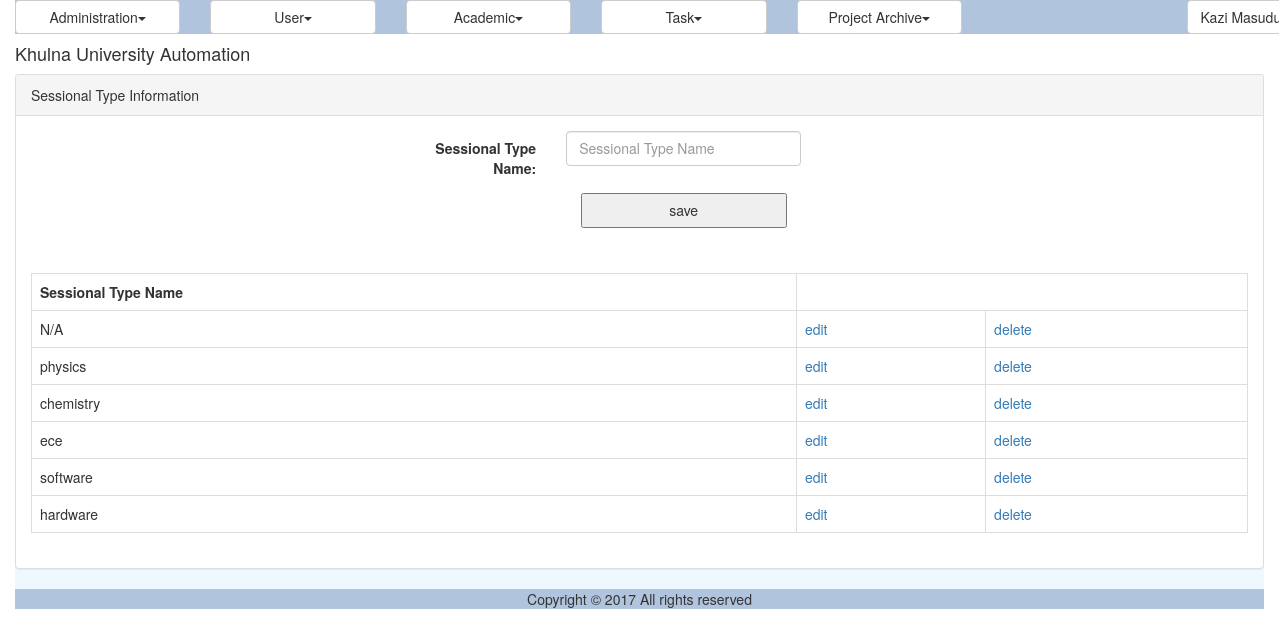
/course_sessional_type.php (signed in), run on the app's committed database.
### tables this page shows
CREATE TABLE IF NOT EXISTS `reg_course_sessional_type` (
  `ID` varchar(40) NOT NULL,
  `Name` varchar(50) NOT NULL,
  PRIMARY KEY (`ID`)
);

### util/class.util.inc (called while the page is built, shortened)
<?php
class ConfigUtil implements I_DBConfig, I_LogConfig, I_LanguageConfig{
	public static $s_instance;
	private $_host;
	private $_username;
	private $_password;
	private $_database;
	public static function getInstance() {
		if(!self::$s_instance) {
			self::$s_instance = new self();
		}
		return self::$s_instance;
	}
	private function readConfig(){
		$this->_ini_array = parse_ini_file(CONFIG.'system.ini');
		$this->_host =	$this->_ini_array['db_host'];
		$this->_username = $this->_ini_array['db_username'];
		$this->_password = $this->_ini_array['db_password'];
		$this->_database = $this->_ini_array['db_database'];
	}
	public function getDBHost(){
		return $this->_host;
	}
	public function getDBUserName(){
		return $this->_username;
	}
	public function getDBPassword(){
		return $this->_password;
	}
	public function getDBName(){
		return $this->_database;
	}
}
class DBUtil implements I_DBUtil {
	private static $s_instance;
	private $_host;
	private $_username;
	private $_password;
	private $_database;
	protected $_connection;
	protected $_result;
	public static function getInstance() {
		if(!self::$s_instance) {
			self::$s_instance = new self();
		}
		return self::$s_instance;
	}
	private function readDBConfig(){
		$_config = ConfigUtil::getInstance();
		$this->_host = $_config->getDBHost();
		$this->_username = $_config->getDBUserName();
		$this->_password = $_config->getDBPassword();
		$this->_database = $_config->getDBName();
	}
	private function setConnection(){
		$this->_connection = new mysqli($this->_host, $this->_username,
			$this->_password, $this->_database);
	}
	public function doQuery($sql) {
		$this->_result = $this->_connection->query($sql) or die(mysqli_error($this->_connection));
		return $this->_result;
	}
	public function getNumRows() {
		$this->_numRows = mysqli_num_rows($this->_result);
		return $this->_numRows;
	}
	public function getAllRows() {
		$rows = array();
		for($x = 0; $x < $this->getNumRows(); $x++) {
			$rows[] = mysqli_fetch_assoc($this->_result);
		}
		return $rows;
	}
}
class LogUtil{
	private static $s_instance;
	public static function getInstance(){
		if(!self::$s_instance) {
			self::$s_instance = new self();
		}
		return self::$s_instance;
	}
}
class LangUtil{
	private static $s_instance;
	public static function getInstance() {
		if(!self::$s_instance) {
			self::$s_instance = new self();
		}
		return self::$s_instance;
	}
}
?>

### modules/registration/ui/blade/view.course_sessional_type.blade.inc (called while the page is built, shortened)
<?php
include_once UTILITY.'class.util.inc';
include_once MODULES_REGISTRATION.'bao/class.course_sessional_typebao.inc';
$_SessionalTypeBAO = new SessionalTypeBAO();
?>

### modules/registration/bao/class.course_sessional_typebao.inc (called while the page is built, shortened)
<?php
include_once UTILITY.'class.util.inc';
include_once MODULES_REGISTRATION.'dao/class.course_sessional_typedao.inc';
Class SessionalTypeBAO{
	private $_SessionalTypeDAO;
	public function __construct(){
		$this->_SessionalTypeDAO = new SessionalTypeDAO();
	}
	public function getAllSessionalTypes(){
		$Result = $this->_SessionalTypeDAO->getAllSessionalTypes();
		return $Result;
	}
}
?>

### modules/registration/dao/class.course_sessional_typedao.inc (called while the page is built, shortened)
<?php
include_once COMMON.'class.common.inc';
include_once COMMON.'class.common.course.inc';
include_once UTILITY.'class.util.inc';
Class SessionalTypeDAO{
	private $_DB;
	public function __construct(){
		$this->_DB = DBUtil::getInstance();
	}
	public function getAllSessionalTypes(){
		$SessionalTypeList = array();
		$this->_DB->doQuery("SELECT * FROM reg_course_sessional_type");
		$rows = $this->_DB->getAllRows();
		for($i = 0; $i < sizeof($rows); $i++) {
			$row = $rows[$i];
			$this->_SessionalType = new SessionalType();
		    $this->_SessionalType->setID ( $row['ID']);
		    $this->_SessionalType->setName( $row['Name'] );
		    $SessionalTypeList[]=$this->_SessionalType;
		}
		$Result = new Result();
		$Result->setIsSuccess(1);
		$Result->setResultObject($SessionalTypeList);
		return $Result;
	}
}
?>

### common/class.common.inc (called while the page is built, shortened)
<?php
class Result{
    private $_IsSuccess=0;
    private $_ResultObject;
    public function setIsSuccess($IsSuccess){
        $this->_IsSuccess = $IsSuccess;
    }
    public function getIsSuccess(){
        return $this->_IsSuccess;
    }
    public function setResultObject($ResultObject){
        $this->_ResultObject = $ResultObject;
    }
    public function getResultObject(){
        return $this->_ResultObject;
    }
}
?>

### common/class.common.course.inc (called while the page is built, shortened)
<?php
class SessionalType
{
    private $_ID;
    private $_Name;
    public function setID ( $ID ) {
        $this->_ID = $ID;
    }
    public function getID () {
        return $this->_ID;
    }
    public function setName ( $Name ) {
        $this->_Name = $Name;
    }
    public function getName () {
        return $this->_Name;
    }
}
?>

### modules/registration/ui/view.course_sessional_type.inc (the view)
<?php
include_once 'blade/view.course_sessional_type.blade.inc';
include_once COMMON.'class.common.inc';
include_once COMMON.'class.common.course.inc';
?>
<div class="panel panel-default">
    <div class="panel-heading">Sessional Type Information</div>
    <div class="panel-body">
	<div id="form">
		<form method="post" class="form-horizontal">
			<div class="form-group">
          	<label class="control-label col-sm-4" for="txtName">Sessional Type Name:</label>
          	<div class="col-sm-6">
			<input type="text" name="txtName" class="form-control"  placeholder="Sessional Type Name" value="<?php
				if(isset($_GET['edit'])) echo $getROW->getName();  ?>"required />
			</div>
			</div>
	        <div class="form-group">
              <div class="col-sm-offset-2 col-sm-10">
						<?php
						if(isset($_GET['edit']))
						{
							?>
							<button type="submit" name="update">update</button>
							<?php
						}
						else
						{
							?>
							<button type="submit" name="save">save</button>
							<?php
						}
						?>
				</div>
			</div>
		</form>
	</div>
	</div>
	<div class="panel-body">
	<table class="table table-bordered">
	<?php
	$Result = $_SessionalTypeBAO->getAllSessionalTypes();
	if($Result->getIsSuccess()){
		$SessionalTypeList = $Result->getResultObject();
	?>
		<tr>
			<th>Sessional Type Name</th>
		</tr>
		<?php
		for($i = 0; $i < sizeof($SessionalTypeList); $i++) {
			$SessionalType = $SessionalTypeList[$i];
			?>
		    <tr>
			    <td><?php echo $SessionalType->getName(); ?></td>
			    <td><a href="?edit=<?php echo $SessionalType->getID(); ?>" onclick="return confirm('sure to edit !'); " >edit</a></td>
			    <td><a href="?del=<?php echo $SessionalType->getID(); ?>" onclick="return confirm('sure to delete !'); " >delete</a></td>
		    </tr>
	    <?php
		}
	}
	else{
		echo $Result->getResultObject();
	}
	?>
	</table>
	</div>
</div>

### resources/css/style.css (style rules this page uses)
#form { width:500px; margin:0px auto; text-align:center; }
#form form input { width:100%; height:35px; }
form button { width:50%; height:35px; }
table,td { border:solid #e9e9e9 1px; }

### resources/css/result.css (style rules this page uses)
.courses td, th { border: 1px solid black; }
.years td, th { border: 1px solid black; }
table, td, th { border-collapse: collapse; border: 0px solid black; }

### data on the page
reg_course_sessional_type: Name "N/A"
reg_course_sessional_type: Name "physics"
reg_course_sessional_type: Name "chemistry"
reg_course_sessional_type: Name "ece"
reg_course_sessional_type: Name "software"
reg_course_sessional_type: Name "hardware"

### other printed values
$globalMenu[$i]->getTitle() "Administration User Academic Task Project Archive"
$CurrentUser->getFullName() "Kazi…"
